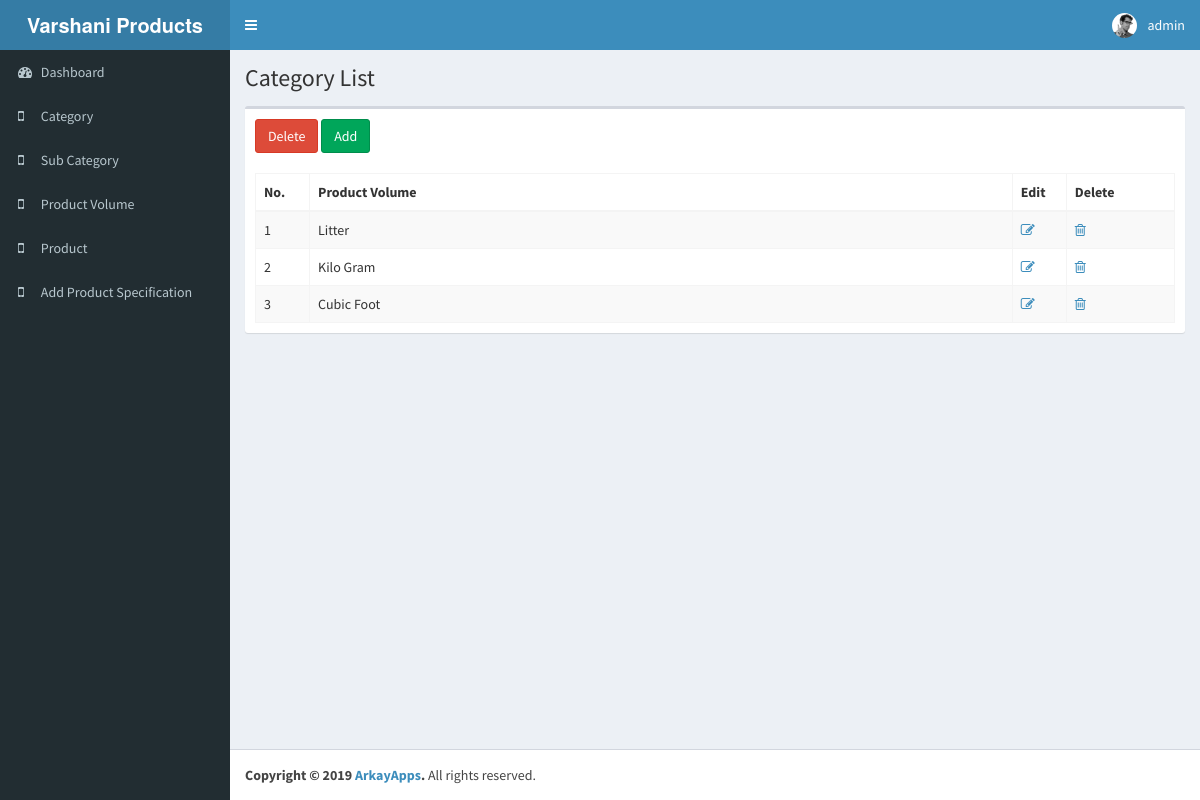
/product_volume.php (signed in), run on the app's committed database.
### tables this page shows
CREATE TABLE `product_volume` (
  `ProVolID` int(11) NOT NULL,
  `ProValName` varchar(255) NOT NULL
);

### include/config.php (called while the page is built, shortened)
<?php
class DbConnect {
    public $link;
    function __construct() {
        $DatabHost = ENVOIRNMENT == 'local' ? LOCAL_DB_SERVER : DB_SERVER;
        $DatabUser = ENVOIRNMENT == 'local' ? LOCAL_DB_SERVER_USERNAME : DB_SERVER_USERNAME;
        $DatabPassword = ENVOIRNMENT == 'local' ? LOCAL_DB_SERVER_PASSWORD : DB_SERVER_PASSWORD;
        $DatabName = ENVOIRNMENT == 'local' ? LOCAL_DB_DATABASE : DB_DATABASE;
        $this->link = @mysqli_connect($DatabHost, $DatabUser, $DatabPassword, $DatabName);
    }
    function Query($sql) {
        $sql = trim($sql);
        $result = mysqli_query($this->link, $sql) or die(mysqli_error($this->link));
        return $result;
    }
}
$dbc = new DbConnect();

### product_volume.php (the view, shortened to what this page needs)
<?php
include('include/header.php');
include('include/left.php');
?>
<div class="content-wrapper">
    <section class="content-header">
        <h1>Category List</h1>
    </section>
    <div class="content">
        <div class="row">
            <div class="col-xs-12">
                <div class="box">
                    <form role="form" id="category_form" method="post" enctype="multipart/form-data">
                        <div class="box-header">
                            <a href="javascript:;" class="btn btn-danger deleteall" onclick="checkChecked()">Delete</a>
                            <a href="add_product_volume.php" class="btn btn-success">Add</a>
                        </div>
                        <div class="box-body">
                            <table id="example2" class="table table-bordered table-striped">
                                <thead>
                                <tr>
                                    <th>No.</th>
                                    <th>Product Volume</th>
                                    <th>Edit</th>
                                    <th>Delete&nbsp;</th>
                                </tr>
                                </thead>
                                <tbody>
                                <?php
                                $Srno = 0;
                                $query = "SELECT * FROM product_volume";
                                $result = $dbc->Query($query);
                                if ($result->num_rows > 0) {
                                while ($row = $result->fetch_assoc()) {
                                $Srno++;
                                ?>
                                <tr>
                                    <td style="width:50px"><?php echo $Srno; ?></td>
                                    <td style="width:650px"><?php echo $row["ProValName"] ?></td>
                                    <td style="width:50px"><a href="add_product_volume.php?id=<?php echo $row['ProVolID']; ?>"><i class="fa fa-edit"></i></a></td>
                                    <td style="width:100px"><a href="product_volume.php?id_delete=<?php echo $row['ProVolID']; ?>"><i class="fa fa-trash-o"></i></a></td><?php } } ?>
                                </tbody>
                            </table>
                        </div>
                    </form>
                </div>
            </div>
        </div>
    </div>
</div>
<?php
include('include/footer.php');
?>

### data on the page
product_volume: ProValName "Litter"
product_volume: ProValName "Kilo Gram"
product_volume: ProValName "Cubic Foot"

### other printed values
APP_NAME "Varshani Products"
$_SESSION['unm'] "admin"
